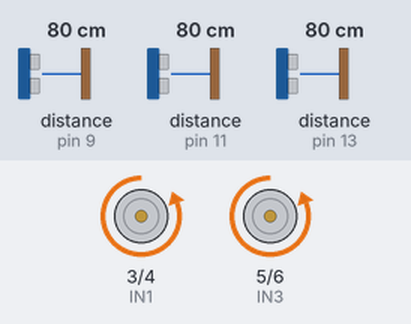
A sketch run on a simulated Teensy 3. Parts: motor-driver pin pairs drawn as motors (green arrow = first pin HIGH = forward, orange = second pin HIGH = backward, longer = more drive, scaled by the enable pin). The test bench sets the inputs (shaded band); at power-on: distance to the obstacle (sensors on pin 9, pin 13, pin 11) 80 cm. The echo pulse lasts 58.3 µs per cm.

Above: at 1.2 s.
1.3 s: distance to the obstacle (sensor on pin 9) set to 86 cm
At 1.8 s:
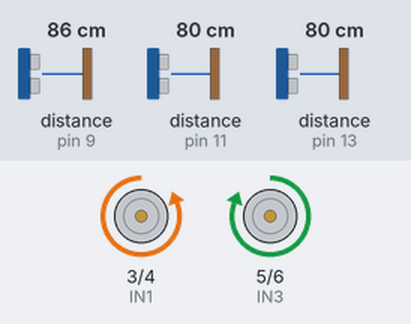
2.9 s: distance to the obstacle (sensor on pin 13) set to 89 cm
At 4.0 s:
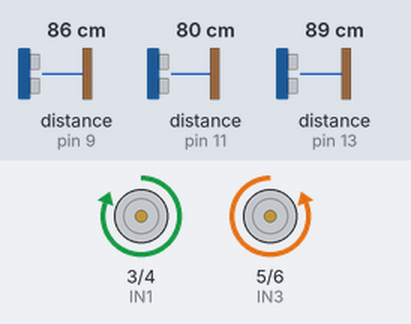
4.4 s: distance to the obstacle (sensor on pin 13) set to 2 cm
At 5.0 s:
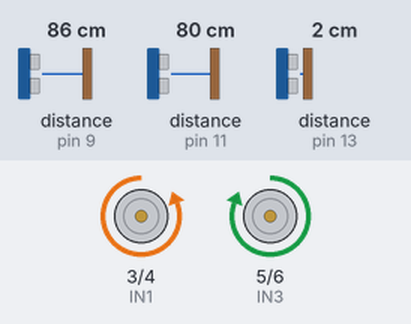
5.9 s: distance to the obstacle (sensor on pin 13) set to 120 cm
At 7.1 s:
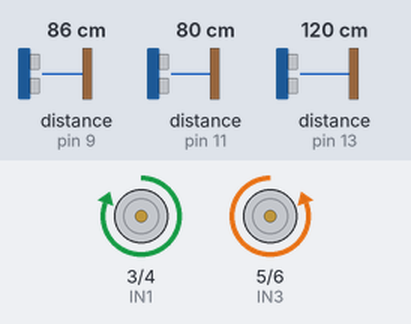
Timing chart, 0 to 8.4 s (numbered marks = the images above; inputs shaded):
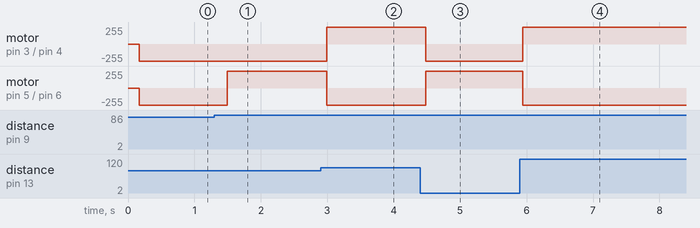

Measured:
- the behaviour switches between 80 and 81 cm on distance to the obstacle (sensor on pin 9) (found by bisection; images 0 and 1)
- the behaviour switches between 86 and 87 cm on distance to the obstacle (sensor on pin 13) (found by bisection; images 1 and 2)
- after the input at 1.3 s, motor on pin 5 (IN3) / pin 6 (IN4): backward 255/255 → forward 255/255 after 0.19 s
- after the input at 2.9 s, motor on pin 3 (IN1) / pin 4 (IN2): backward 255/255 → forward 255/255 after 0.09 s; motor on pin 5 (IN3) / pin 6 (IN4): forward 255/255 → backward 255/255 after 0.09 s
- after the input at 4.4 s, motor on pin 3 (IN1) / pin 4 (IN2): forward 255/255 → backward 255/255 after 0.08 s; motor on pin 5 (IN3) / pin 6 (IN4): backward 255/255 → forward 255/255 after 0.08 s
- after the input at 5.9 s, motor on pin 3 (IN1) / pin 4 (IN2): backward 255/255 → forward 255/255 after 0.05 s; motor on pin 5 (IN3) / pin 6 (IN4): forward 255/255 → backward 255/255 after 0.05 s

The sketch:

main.ino
```cpp
#include "NewPing.h"

// Motor directions
#define FRONT_DIRECTION 0
#define LEFT_DIRECTION 1
#define RIGHT_DIRECTION 2
#define BACK_DIRECTION 3

#define MIN_DISTANCE 6

// Ultrasonic pins
#define LEFT_TRIGGER 8
#define LEFT_ECHO 9
#define FRONT_TRIGGER 10
#define FRONT_ECHO 11
#define RIGHT_TRIGGER 12
#define RIGHT_ECHO 13

NewPing front(FRONT_TRIGGER, FRONT_ECHO, MAX_SENSOR_DISTANCE);
NewPing left(LEFT_TRIGGER, LEFT_ECHO, MAX_SENSOR_DISTANCE);
NewPing right(RIGHT_TRIGGER, RIGHT_ECHO, MAX_SENSOR_DISTANCE);

// MOTOR 1
#define ENA 2
#define IN1 3
#define IN2 4
// MOTOR 2
#define IN3 5
#define IN4 6
#define ENB 7

void setup() {
  Serial.begin(115200);

  // Setup motor
  pinMode(ENA, OUTPUT);
  pinMode(IN1, OUTPUT);
  pinMode(IN2, OUTPUT);
  pinMode(IN3, OUTPUT);
  pinMode(IN4, OUTPUT);
  pinMode(ENB, OUTPUT);
}

int oldDirection = -1;

void loop() {
  delay(50);
  const int frontDistance = front.ping_cm();
  delay(50);
  const int leftDistance = left.ping_cm();
  delay(50);
  const int rightDistance = right.ping_cm();

  int maxDistance = MIN_DISTANCE;
  int direction = BACK_DIRECTION;

  if (frontDistance > maxDistance) {
    maxDistance = frontDistance;
    direction = FRONT_DIRECTION;
  }
  if (leftDistance > maxDistance) {
    maxDistance = leftDistance;
    direction = LEFT_DIRECTION;
  }
  if (rightDistance > maxDistance) {
    maxDistance = rightDistance;
    direction = RIGHT_DIRECTION;
  }

  if (oldDirection == direction) { // Avoid send the same signal
    return;
  }

  oldDirection = direction;
  switch(direction) {
    case FRONT_DIRECTION:
      frontMotor();
      break;
    case LEFT_DIRECTION:
      leftMotor();
      break;
    case RIGHT_DIRECTION:
      rightMotor();
      break;
    case BACK_DIRECTION:
      backMotor();
      break;
  }
}


void frontMotor(){
 // MOTOR 1
  analogWrite (ENA, 255);
  digitalWrite(IN1, LOW);
  digitalWrite(IN2, HIGH);
  // MOTOR 2
  analogWrite(ENB, 255);
  digitalWrite(IN3, LOW);
  digitalWrite(IN4, HIGH);
}
void backMotor(){
 // MOTOR 1
  digitalWrite(ENA, 255);
  digitalWrite(IN1, HIGH);
  digitalWrite(IN2, LOW);
  // MOTOR 2
  digitalWrite(ENB, 255);
  digitalWrite(IN3, HIGH);
  digitalWrite(IN4, LOW);
}
void rightMotor(){
 // MOTOR 1
  analogWrite (ENA, 255);
  digitalWrite(IN1, HIGH);
  digitalWrite(IN2, LOW);
  // MOTOR 2
  analogWrite (ENB, 255);
  digitalWrite(IN3, LOW);
  digitalWrite(IN4, HIGH);
}
void leftMotor(){
 // MOTOR 1
  analogWrite (ENA, 255);
  digitalWrite(IN1, LOW);
  digitalWrite(IN2, HIGH);
  // MOTOR 2
  analogWrite (ENB, 255);
  digitalWrite(IN3, HIGH);
  digitalWrite(IN4, LOW);
}
void stopMotor(){
 // MOTOR 1
  digitalWrite(ENA, 0);
  digitalWrite(IN1, LOW);
  digitalWrite(IN2, LOW);
  // MOTOR 2
  digitalWrite(ENB, 0);
  digitalWrite(IN3, LOW);
  digitalWrite(IN4, LOW);
}
```
